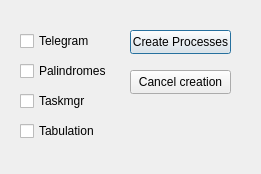
<?xml version="1.0" encoding="UTF-8"?>
<ui version="4.0">
 <class>NewProcesses</class>
 <widget class="QDialog" name="NewProcesses">
  <property name="geometry">
   <rect>
    <x>0</x>
    <y>0</y>
    <width>261</width>
    <height>174</height>
   </rect>
  </property>
  <property name="windowTitle">
   <string>Dialog</string>
  </property>
  <widget class="QPushButton" name="CreateButton">
   <property name="geometry">
    <rect>
     <x>130</x>
     <y>30</y>
     <width>101</width>
     <height>24</height>
    </rect>
   </property>
   <property name="text">
    <string>Create Processes</string>
   </property>
  </widget>
  <widget class="QPushButton" name="CancelButton">
   <property name="geometry">
    <rect>
     <x>130</x>
     <y>70</y>
     <width>101</width>
     <height>24</height>
    </rect>
   </property>
   <property name="text">
    <string>Cancel creation</string>
   </property>
  </widget>
  <widget class="QCheckBox" name="Telegram">
   <property name="geometry">
    <rect>
     <x>20</x>
     <y>30</y>
     <width>78</width>
     <height>22</height>
    </rect>
   </property>
   <property name="text">
    <string>Telegram</string>
   </property>
  </widget>
  <widget class="QCheckBox" name="Palindrome">
   <property name="geometry">
    <rect>
     <x>20</x>
     <y>60</y>
     <width>91</width>
     <height>22</height>
    </rect>
   </property>
   <property name="text">
    <string>Palindromes</string>
   </property>
  </widget>
  <widget class="QCheckBox" name="Taskmgr">
   <property name="geometry">
    <rect>
     <x>20</x>
     <y>90</y>
     <width>78</width>
     <height>22</height>
    </rect>
   </property>
   <property name="text">
    <string>Taskmgr</string>
   </property>
  </widget>
  <widget class="QCheckBox" name="Tabulation">
   <property name="geometry">
    <rect>
     <x>20</x>
     <y>120</y>
     <width>78</width>
     <height>22</height>
    </rect>
   </property>
   <property name="text">
    <string>Tabulation</string>
   </property>
  </widget>
 </widget>
 <resources/>
 <connections/>
</ui>
